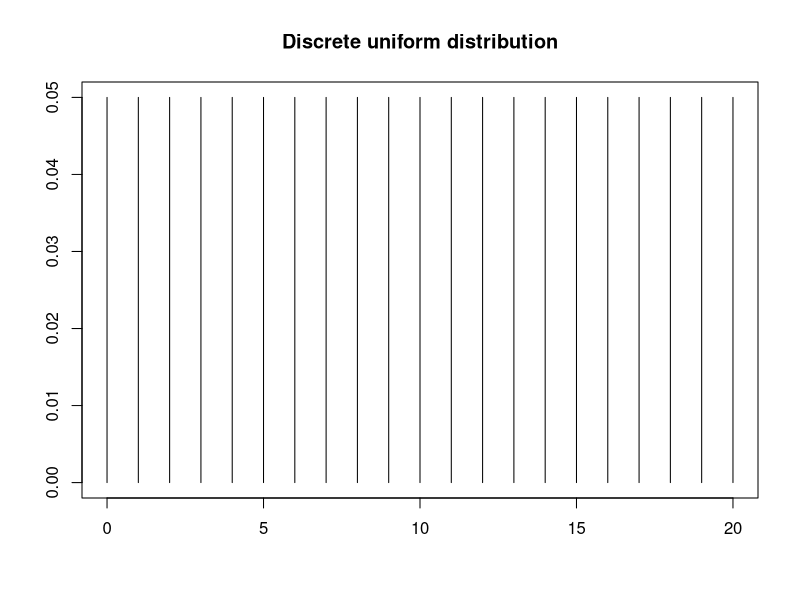

The R script that drew this image:

#' Discrete Uniform Distribution
#'   1 / n

n=20
x=0:n
y=sapply(x, function(x) 1/n)

par(mfrow=c(1,1))
plot(c(), xlab='', ylab='', ylim=c(0,max(y)), xlim=c(0,n),
     main='Discrete uniform distribution',)
for (i in 1:length(x)) {
  lines(c(x[i], x[i]), c(0, y[i]))
}
